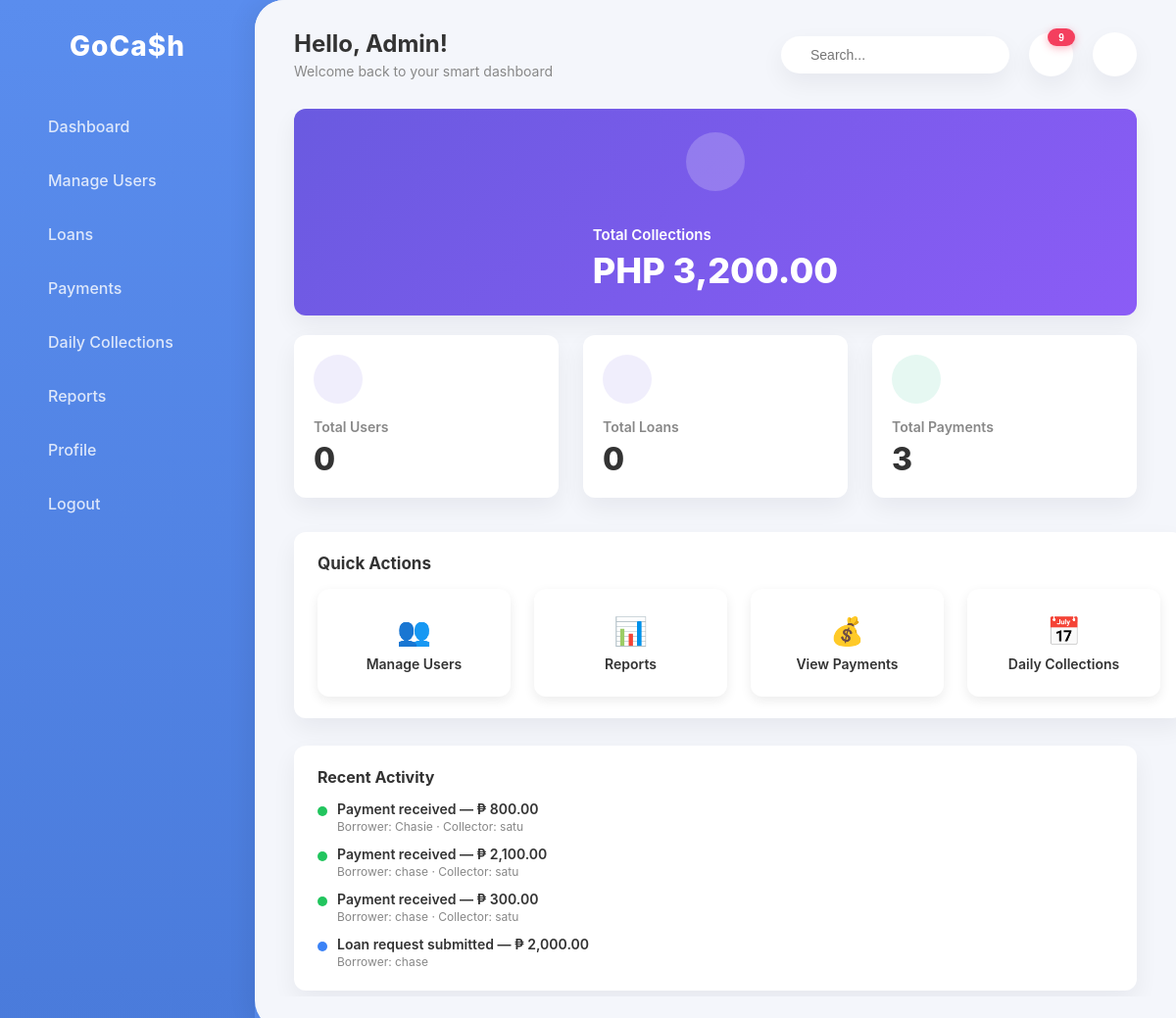
Page /admin/dashboard.php (signed in) on the committed database.
### tables this page shows
CREATE TABLE `payments` (
  `id` int(11) NOT NULL,
  `loan_id` int(11) NOT NULL,
  `installment_id` int(11) DEFAULT NULL,
  `amount` decimal(10,2) DEFAULT NULL,
  `payment_date` datetime DEFAULT current_timestamp(),
  `proof_image` varchar(255) DEFAULT NULL,
  `status` enum('pending','approved','rejected') NOT NULL DEFAULT 'pending',
  `remitted` tinyint(1) DEFAULT 0,
  `remittance_id` int(11) DEFAULT NULL,
  `borrower_id` int(11) DEFAULT NULL,
  `collector_id` int(11) DEFAULT NULL
);

CREATE TABLE `users` (
  `id` int(11) NOT NULL,
  `fullname` varchar(255) DEFAULT NULL,
  `username` varchar(255) NOT NULL DEFAULT '',
  `password` varchar(255) DEFAULT NULL,
  `role` enum('admin','collector','borrower') DEFAULT 'borrower',
  `status` enum('active','inactive') NOT NULL DEFAULT 'active',
  `created_at` timestamp NOT NULL DEFAULT current_timestamp(),
  `last_login` datetime DEFAULT NULL,
  `phone` varchar(50) DEFAULT NULL,
  `address` text DEFAULT NULL,
  `collector_id` int(11) DEFAULT NULL
);

CREATE TABLE `loan_requests` (
  `id` int(11) NOT NULL,
  `borrower_id` int(11) NOT NULL,
  `collector_id` int(11) NOT NULL,
  `principal_amount` decimal(12,2) NOT NULL,
  `interest_rate` decimal(10,2) DEFAULT NULL,
  `loan_term` int(11) DEFAULT NULL,
  `payment_frequency` enum('daily','weekly','monthly') DEFAULT NULL,
  `total_amount` decimal(12,2) DEFAULT NULL,
  `installment_amount` decimal(10,2) DEFAULT NULL,
  `number_of_payments` int(11) DEFAULT NULL,
  `status` enum('pending','approved','rejected') DEFAULT 'pending',
  `created_at` timestamp NOT NULL DEFAULT current_timestamp(),
  `updated_at` timestamp NOT NULL DEFAULT current_timestamp() ON UPDATE current_timestamp()
);

### notification_helper.php (called while the page is built, shortened)
<?php
function ensure_notifications_table(mysqli $conn): bool
{
    $sql = "CREATE TABLE IF NOT EXISTS notifications (
        id INT(11) UNSIGNED NOT NULL AUTO_INCREMENT PRIMARY KEY,
        user_id INT(11) DEFAULT NULL,
        title VARCHAR(255) NOT NULL,
        message TEXT NOT NULL,
        type VARCHAR(100) NOT NULL DEFAULT 'system_message',
        related_id INT(11) DEFAULT NULL,
        created_at TIMESTAMP NOT NULL DEFAULT CURRENT_TIMESTAMP,
        status ENUM('read','unread') NOT NULL DEFAULT 'unread'
    ) ENGINE=InnoDB DEFAULT CHARSET=utf8mb4";
    $check = $conn->query("SHOW COLUMNS FROM notifications LIKE 'user_id'");
    return true;
}
function get_unread_notification_count(mysqli $conn): int
{
    if (!ensure_notifications_table($conn)) {
        return 0;
    }
    $result = $conn->query("SELECT COUNT(*) AS total FROM notifications WHERE status = 'unread'");
    $row = $result->fetch_assoc();
    return (int)($row['total'] ?? 0);
}
?>

### admin/dashboard.php (the view, shortened to what this page needs)
<?php
include '../db_connect.php';
require_once '../notification_helper.php';
$unreadCount = get_unread_notification_count($conn);
$collectionQuery = $conn->query("
    SELECT COALESCE(SUM(amount), 0) AS total_collections
    FROM payments
    WHERE status = 'approved'
");
$totalCollections = $collectionQuery ? (float)$collectionQuery->fetch_assoc()['total_collections'] : 0;
$paymentQuery = $conn->query("
    SELECT COUNT(*) AS total_payments
    FROM payments
    WHERE status = 'approved'
");
$totalPayments = $paymentQuery ? (int)$paymentQuery->fetch_assoc()['total_payments'] : 0;
$recentActivity = [];
$paymentsRecent = $conn->query("
    SELECT
        p.id,
        p.amount,
        p.payment_date AS event_date,
        'payment' AS event_type,
        borrower.fullname AS borrower_name,
        collector.fullname AS collector_name
    FROM payments p
    JOIN users AS borrower ON borrower.id = p.borrower_id
    LEFT JOIN users AS collector ON collector.id = p.collector_id
    ORDER BY p.payment_date DESC, p.id DESC
    LIMIT 5
");
if ($paymentsRecent) {
    while ($row = $paymentsRecent->fetch_assoc()) {
        $recentActivity[] = [
            'event_date' => $row['event_date'],
            'label' => 'Payment received',
            'amount' => (float)$row['amount'],
            'borrower_name' => $row['borrower_name'] ?? '',
            'collector_name' => $row['collector_name'] ?? '',
            'color' => '#22c55e',
            'icon' => 'ph-receipt'
        ];
    }
}
$loanRequestsRecent = $conn->query("
    SELECT
        lr.id,
        lr.principal_amount,
        lr.created_at AS event_date,
        'loan_request' AS event_type,
        u.fullname AS borrower_name
    FROM loan_requests lr
    JOIN users u ON u.id = lr.borrower_id
    ORDER BY lr.created_at DESC, lr.id DESC
    LIMIT 5
");
if ($loanRequestsRecent) {
    while ($row = $loanRequestsRecent->fetch_assoc()) {
        $recentActivity[] = [
            'event_date' => $row['event_date'],
            'label' => 'Loan request submitted',
            'amount' => (float)$row['principal_amount'],
            'borrower_name' => $row['borrower_name'] ?? '',
            'collector_name' => '',
            'color' => '#3b82f6',
            'icon' => 'ph-file-plus'
        ];
    }
}
usort($recentActivity, function ($a, $b) {
    return strtotime($b['event_date'] ?? '1970-01-01') <=> strtotime($a['event_date'] ?? '1970-01-01');
});
$recentActivity = array_slice($recentActivity, 0, 5);
?>
<!DOCTYPE html>
<html lang="en">
<head>
    <link rel="stylesheet" href="admin_style.css">
</head>
<body>
<?php include 'layout/sidebar.php'; ?>
    <main class="main-wrapper">
        <header class="top-header">
            <div class="greeting">
                <h1>Hello, Admin!</h1>
                <p>Welcome back to your smart dashboard</p>
            </div>
            <div class="header-actions">
                <div class="search-bar">
                    <input type="text" placeholder="Search...">
                </div>
                <button class="icon-btn icon-badge-wrap" id="notifBellBtn">
                    <?php if ($unreadCount > 0) { ?>
                        <span class="icon-badge" id="topNotificationBadge"><?php echo $unreadCount; ?></span>
                    <?php } ?>
                </button>
                <button class="icon-btn" onclick="window.location.href='profile.php'"><i class="ph ph-user"></i></button>
            </div>
        </header>
        <div class="content">
            <div class="stat-card primary collection-highlight">
                <div class="stat-icon"><i class="ph ph-currency-circle-dollar"></i></div>
                <div>
                    <div class="stat-title">Total Collections</div>
                    <div class="stat-value" id="totalCollectionsValue">PHP <?php echo number_format($totalCollections, 2); ?></div>
                </div>
            </div>
            <div class="stats-grid" style="margin-top: 20px;">
                <div class="stat-card">
                    <div class="stat-icon"><i class="ph ph-users-three"></i></div>
                    <div class="stat-title">Total Users</div>
                    <div class="stat-value" id="totalUsersValue">0</div>
                </div>
                <div class="stat-card">
                    <div class="stat-icon"><i class="ph ph-file-text"></i></div>
                    <div class="stat-title">Total Loans</div>
                    <div class="stat-value" id="totalLoansValue">0</div>
                </div>
                <div class="stat-card">
                    <div class="stat-icon" style="color: #10B981; background: rgba(16, 185, 129, 0.1);"><i class="ph ph-receipt"></i></div>
                    <div class="stat-title">Total Payments</div>
                    <div class="stat-value" id="totalPaymentsValue"><?php echo $totalPayments; ?></div>
                </div>
            </div>
            <div class="dashboard-middle">
                <div class="dashboard-quick-side">
                    <h3>Quick Actions</h3>
                    <div class="quick-actions-grid">
                        <a href="manage_users.php" class="quick-card">
                            <div class="quick-icon">👥</div>
                            <div class="quick-title">Manage Users</div>
                        </a>
                        <a href="reports.php" class="quick-card">
                            <div class="quick-icon">📊</div>
                            <div class="quick-title">Reports</div>
                        </a>
                        <a href="payments.php" class="quick-card">
                            <div class="quick-icon">💰</div>
                            <div class="quick-title">View Payments</div>
                        </a>
                        <a href="daily_collections.php" class="quick-card">
                            <div class="quick-icon">📅</div>
                            <div class="quick-title">Daily Collections</div>
                        </a>
                    </div>
                </div>
            </div>
            <section class="section-block">
                <div class="recent-activity-card">
                    <div class="recent-activity-header">
                        <div class="recent-activity-title">Recent Activity</div>
                    </div>
                    <?php if (!empty($recentActivity)) { ?>
                        <ul class="recent-activity-list">
                            <?php foreach ($recentActivity as $activity) { ?>
                                <li class="recent-activity-item">
                                    <span class="recent-activity-dot" style="background: <?php echo htmlspecialchars($activity['color'], ENT_QUOTES); ?>"></span>
                                    <div class="recent-activity-content">
                                        <div class="recent-activity-line">
                                            <?php echo htmlspecialchars($activity['label'], ENT_QUOTES); ?>
                                            <?php if (!empty($activity['amount'])) { ?>
                                                — <?php echo '₱ ' . number_format($activity['amount'], 2); ?>
                                            <?php } ?>
                                        </div>
                                        <div class="recent-activity-meta">
                                            <?php if (!empty($activity['borrower_name'])) { ?>
                                                Borrower: <?php echo htmlspecialchars($activity['borrower_name'], ENT_QUOTES); ?>
                                            <?php } ?>
                                            <?php if (!empty($activity['collector_name'])) { ?>
                                                <?php if (!empty($activity['borrower_name'])) { ?> · <?php } ?>
                                                Collector: <?php echo htmlspecialchars($activity['collector_name'], ENT_QUOTES); ?>
                                            <?php } ?>
                                        </div>
                                    </div>
                                </li>
                            <?php } ?>
                        </ul>
                    <?php } else { ?>
                        <div class="recent-activity-meta">No recent activity yet.</div>
                    <?php } ?>
                </div>
            </section>
        </div>
    </main>
<?php include 'notif_dropdown.php'; ?>
</body>
</html>

### admin/admin_style.css (style rules this page uses)
:root { --primary-gradient: linear-gradient(135deg, #6A5AE0, #8B5CF6); --sidebar-blue: #5A8DEE; --bg-color: #F4F6FB; --card-bg: #FFFFFF; --text-main: #333333; --text-muted: #888888; --shadow-soft: 0 10px 24px rgba(15, 23, 42, 0.06); --shadow-hover: 0 18px 45px rgba(15, 23, 42, 0.14); --radius-main: 12px; --radius-sm: 10px; --transition: all 0.25s ease-out; --transition-fast: 0.15s ease-out; }
body { margin: 0; padding: 0; font-family: 'Inter', 'Segoe UI', Roboto, Helvetica, Arial, sans-serif; background-color: var(--sidebar-blue); color: var(--text-main); display: flex; height: 100vh; overflow: hidden; }
.main-wrapper { flex-grow: 1; background-color: var(--bg-color); border-radius: 30px 0 0 30px; overflow-y: auto; box-shadow: -10px 0 20px rgba(0, 0, 0, 0.05); display: flex; flex-direction: column; }
.top-header { display: flex; justify-content: space-between; align-items: center; padding: 30px 40px; background: var(--bg-color); position: sticky; top: 0; z-index: 10; }
.greeting h1 { margin: 0; font-size: 24px; color: var(--text-main); font-weight: 700; }
.greeting p { margin: 5px 0 0; color: var(--text-muted); font-size: 14px; }
.header-actions { display: flex; align-items: center; gap: 20px; }
.search-bar { display: flex; align-items: center; background: var(--card-bg); padding: 10px 20px; border-radius: 30px; box-shadow: var(--shadow-soft); }
.search-bar input { border: none; outline: none; background: transparent; padding-left: 10px; font-size: 14px; }
.icon-btn { background: var(--card-bg); border: none; width: 45px; height: 45px; border-radius: 50%; display: flex; align-items: center; justify-content: center; color: var(--text-main); box-shadow: var(--shadow-soft); cursor: pointer; transition: var(--transition); }
.content { padding: 0 40px 40px; }
.stats-grid { display: grid; grid-template-columns: repeat(auto-fit, minmax(220px, 1fr)); gap: 25px; margin-bottom: 35px; }
.stat-card { background: var(--card-bg); border-radius: var(--radius-main); padding: 20px; box-shadow: var(--shadow-soft); display: flex; flex-direction: column; position: relative; overflow: hidden; transition: var(--transition); }
.stat-card.primary { background: var(--primary-gradient); color: white; }
.stat-card.primary .stat-title, .stat-card.primary .stat-value { color: white; }
.stat-icon { width: 50px; height: 50px; border-radius: 50%; background: rgba(106, 90, 224, 0.1); display: flex; align-items: center; justify-content: center; font-size: 24px; color: var(--primary-gradient); margin-bottom: 15px; }
.stat-card.primary .stat-icon { background: rgba(255, 255, 255, 0.2); color: white; }
.stat-title { font-size: 14px; color: var(--text-muted); font-weight: 600; margin-bottom: 5px; }
.stat-value { font-size: 32px; font-weight: 800; color: var(--text-main); }
.quick-actions-grid { display: grid; grid-template-columns: repeat(4, 1fr); gap: 24px; margin-top: 15px; width: 100%; }
.quick-card { width: 100%; min-height: 110px; background: white; border-radius: 12px; padding: 20px; text-align: center; text-decoration: none; color: #333; box-shadow: 0 4px 12px rgba(0, 0, 0, 0.08); transition: all 0.2s ease; display: flex; flex-direction: column; align-items: center; justify-content: center; box-sizing: border-box; }
.quick-icon { font-size: 28px; margin-bottom: 8px; }
.quick-title { font-weight: 600; font-size: 14px; }
.section-block { margin-top: 28px; }
.collection-highlight { display: flex; align-items: center; gap: 20px; padding: 24px 30px; }
.collection-highlight .stat-icon { font-size: 32px; width: 60px; height: 60px; background: rgba(255, 255, 255, 0.2); color: white; flex-shrink: 0; }
.collection-highlight .stat-title { color: rgba(255, 255, 255, 0.85); font-size: 15px; }
.collection-highlight .stat-value { font-size: 36px; color: white; }
.dashboard-middle { display: block; width: 100%; margin-top: 20px; }
.dashboard-quick-side { width: 100%; max-width: 100%; margin: 0; background: var(--card-bg); border-radius: var(--radius-main); box-shadow: var(--shadow-soft); padding: 22px 24px; }
.dashboard-quick-side h3 { margin: 0 0 16px; font-size: 17px; font-weight: 700; color: var(--text-main); }

### rows in the picture
payments: label "Payment received", amount "800.00", users.fullname "Chasie", users.fullname "satu"
payments: label "Payment received", amount "2,100.00", users.fullname "chase", users.fullname "satu"
payments: label "Payment received", amount "300.00", users.fullname "chase", users.fullname "satu"
loan_requests: label "Loan request submitted", amount "2,000.00", users.fullname "chase"

### other values in the picture
$unreadCount "9"
$totalCollections "3,200.00"
$totalPayments "3"
